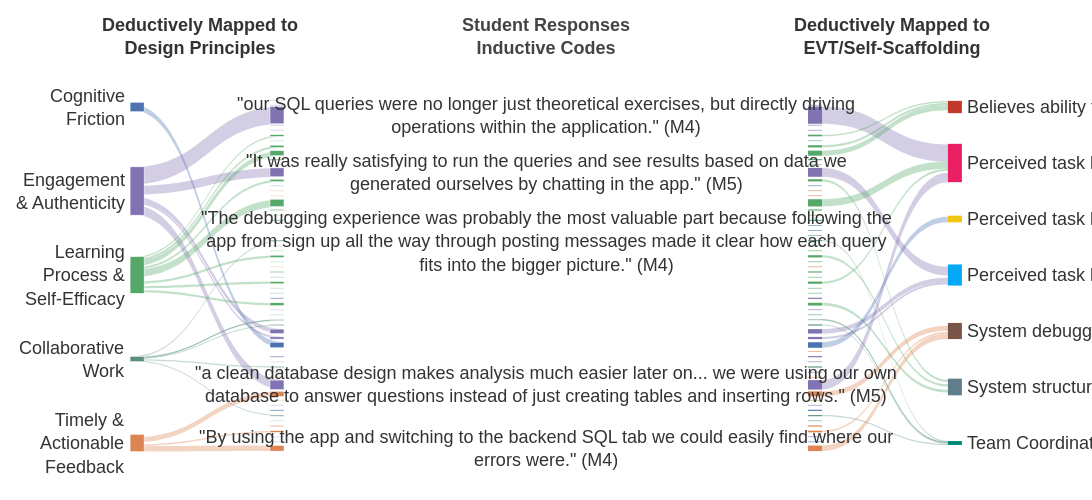

Notebook code cell kept with this figure:
### Code cell
## MAIN FIGURE — standalone (no CSV needed)
# Edit the lists and dictionaries below to change labels or counts.

import plotly.graph_objects as go

# ── Config ────────────────────────────────────────────────────────────────────
SHOW_MIN    = 2
ALWAYS_SHOW = ["team", "teamwork", "collaborat"]

n_dp, n_dc, n_sr = len(vis_dp), len(vis_dc), len(vis_sr)

# DC flow totals (needed for proportional y positioning)
dc_totals = {dc: sum(v for (dp, d), v in layer1.items() if d == dc) for dc in vis_dc}
dc_y = flow_proportional_y(vis_dc, dc_totals)

# ── Colour palettes ───────────────────────────────────────────────────────────
dp_color_list = ["#4C72B0", "#8172B2", "#55A868", "#5A8F7B", "#DD8452"]
dp_colors     = dp_color_list[:n_dp]
dp_color_map  = dict(zip(vis_dp, dp_colors))

def dominant_dp_color(dc_name):
    best = max(
        ((dp, v) for (dp, d), v in layer1.items() if d == dc_name),
        key=lambda x: x[1], default=(None, 0)
    )
    return dp_color_map.get(best[0], "#CCCCCC")

dc_colors  = [dominant_dp_color(dc) for dc in vis_dc]
sr_palette = ["#C0392B","#E91E63","#F1C40F","#03A9F4","#795548","#607D8B","#00897B","#FF7043"]
sr_colors  = sr_palette[:n_sr]

# ── Build links ───────────────────────────────────────────────────────────────
left_nodes = vis_dp + vis_dc
left_index = {n: i for i, n in enumerate(left_nodes)}
left_colors_nodes = dp_colors + dc_colors
left_x = [0.01]*n_dp + [0.99]*n_dc
left_y = col_y(n_dp) + dc_y

ls, lt, lv = [], [], []
for (dp, dc), v in layer1.items():
    if dp in left_index and dc in left_index:
        ls.append(left_index[dc]); lt.append(left_index[dp]); lv.append(v)

left_link_colors = [
    hex_to_rgba(left_colors_nodes[s])
    if (v > SHOW_MIN or matches(left_nodes[t], ALWAYS_SHOW) or matches(left_nodes[s], ALWAYS_SHOW))
    else "rgba(0,0,0,0)"
    for s, t, v in zip(ls, lt, lv)
]

all_sr_right = vis_sr + hide_sr
right_nodes  = vis_dc + all_sr_right
right_index  = {n: i for i, n in enumerate(right_nodes)}
right_colors_nodes = dc_colors + sr_colors + ["rgba(0,0,0,0)"]*len(hide_sr)
right_x = [0.01]*n_dc + [0.99]*n_sr + [0.99]*len(hide_sr)
right_y  = dc_y + col_y(n_sr) + [0.01]*len(hide_sr)

rs, rt, rv, right_link_colors = [], [], [], []
for (dc, sr), v in layer2.items():
    if dc not in right_index or sr not in right_index: continue
    is_ghost = sr in hide_sr
    visible  = not is_ghost and (v > SHOW_MIN or matches(dc, ALWAYS_SHOW) or matches(sr, ALWAYS_SHOW))
    rs.append(right_index[dc]); rt.append(right_index[sr]); rv.append(v)
    right_link_colors.append(hex_to_rgba(right_colors_nodes[right_index[dc]]) if visible else "rgba(0,0,0,0)")

# ── Figure ────────────────────────────────────────────────────────────────────
fig = go.Figure()

fig.add_trace(go.Sankey(
    domain=dict(x=[0.04, 0.2], y=[0, 1]),
    arrangement="fixed",
    node=dict(pad=8, thickness=14, line=dict(color="white", width=0.5),
              label=[""]*len(left_nodes), color=left_colors_nodes,
              x=left_x, y=left_y,
              hovertemplate="<b>%{label}</b><br>%{value}<extra></extra>"),
    link=dict(source=ls, target=lt, value=lv, color=left_link_colors,
              hovertemplate="<b>%{source.label}</b>→<b>%{target.label}</b><br>%{value}<extra></extra>"),
))

fig.add_trace(go.Sankey(
    domain=dict(x=[0.8, 0.96], y=[0, 1]),
    arrangement="fixed",
    node=dict(pad=8, thickness=14, line=dict(color="rgba(0,0,0,0)", width=0),
              label=[""]*len(right_nodes), color=right_colors_nodes,
              x=right_x, y=right_y,
              hovertemplate="<b>%{label}</b><br>%{value}<extra></extra>"),
    link=dict(source=rs, target=rt, value=rv, color=right_link_colors,
              hovertemplate="<b>%{source.label}</b>→<b>%{target.label}</b><br>%{value}<extra></extra>"),
))

fig.update_layout(
    font=dict(family="Arial", size=13, color="#333333"),
    paper_bgcolor="white",
    height=500, width=1600,
    margin=dict(l=100, r=100, t=100, b=50),
)

# ── Annotations ───────────────────────────────────────────────────────────────
# Plotly Sankey: y=0 is TOP; paper annotations: y=0 is BOTTOM → use (1 - y_pos).

fig.add_annotation(x=0.5,   y=1.25, xref="paper", yref="paper",
    text="<b>Student Responses<br>Inductive Codes</b>", showarrow=False,
    font=dict(size=18, color="#444"))
fig.add_annotation(x=0, y=1.25,  xref="paper", yref="paper",
    text="<b>Deductively Mapped to<br>Design Principles</b>", showarrow=False,
    font=dict(size=18, color="#333"))
fig.add_annotation(x=1,  y=1.25,  xref="paper", yref="paper",
    text="<b>Deductively Mapped to<br>EVT/Self-Scaffolding</b>", showarrow=False,
    font=dict(size=18, color="#333"))

# DC labels: show student quote if one is mapped, otherwise render in white (hidden)
dc_y_nudge = {
    # "Debugging and seeing functional chat app was rewarding": +0.05,
    "Holistic understanding of db to app interactions":       -0.11,
}
for dc, y_pos in zip(vis_dc, dc_y):
    quote = dc_quotes.get(dc)
    if quote:
        nudge      = dc_y_nudge.get(dc, 0)
        label_text  = wrap_text(quote, max_chars=86)
        fig.add_annotation(x=0.5, y=1 - y_pos + nudge, xref="paper", yref="paper",
            text=label_text, showarrow=False,
            font=dict(size=18, color="#333333"), #, family='cursive'),
            xanchor="center", yanchor="middle", align="center")


for dp, y_pos in zip(vis_dp, col_y(n_dp)):
    fig.add_annotation(x=0.03, y=1 - y_pos, xref="paper", yref="paper",
        text=CATEGORY_LABELS[dp], showarrow=False,
        font=dict(size=18, color="#333333"),
        xanchor="right", yanchor="middle", align="right")

for sr, y_pos in zip(vis_sr, col_y(n_sr)):
    fig.add_annotation(x=0.97, y=1 - y_pos, xref="paper", yref="paper",
        text=sr, showarrow=False,
        font=dict(size=18, color="#333333"),
        xanchor="left", yanchor="middle", align="left")


fig.write_html("sankey_standalone.html")
print("✅  Saved: sankey_standalone.html")
fig.show()

### Figure 1 — Plotly figure (JSON) as saved in the notebook; plotly's stock layout.template omitted (floating-point values rounded to 4 significant figures)
{"data": [{"arrangement": "fixed", "domain": {"x": [0.04, 0.2], "y": [0, 1]}, "link": {"color": ["rgba(0,0,0,0)", "rgba(0,0,0,0)", "rgba(0,0,0,0)", "rgba(76,114,176,0.35)", "rgba(0,0,0,0)", "rgba(0,0,0,0)", "rgba(0,0,0,0)", "rgba(0,0,0,0)", "rgba(129,114,178,0.35)", "rgba(0,0,0,0)", "rgba(0,0,0,0)", "rgba(129,114,178,0.35)", "rgba(0,0,0,0)", "rgba(0,0,0,0)", "rgba(0,0,0,0)", "rgba(129,114,178,0.35)", "rgba(129,114,178,0.35)", "rgba(0,0,0,0)", "rgba(0,0,0,0)", "rgba(129,114,178,0.35)", "rgba(0,0,0,0)", "rgba(0,0,0,0)", "rgba(0,0,0,0)", "rgba(85,168,104,0.35)", "rgba(0,0,0,0)", "rgba(85,168,104,0.35)", "rgba(85,168,104,0.35)", "rgba(0,0,0,0)", "rgba(0,0,0,0)", "rgba(85,168,104,0.35)", "rgba(85,168,104,0.35)", "rgba(0,0,0,0)", "rgba(0,0,0,0)", "rgba(0,0,0,0)", "rgba(0,0,0,0)", "rgba(0,0,0,0)", "rgba(0,0,0,0)", "rgba(85,168,104,0.35)", "rgba(0,0,0,0)", "rgba(0,0,0,0)", "rgba(0,0,0,0)", "rgba(85,168,104,0.35)", "rgba(0,0,0,0)", "rgba(0,0,0,0)", "rgba(0,0,0,0)", "rgba(85,168,104,0.35)", "rgba(0,0,0,0)", "rgba(0,0,0,0)", "rgba(90,143,123,0.35)", "rgba(90,143,123,0.35)", "rgba(90,143,123,0.35)", "rgba(90,143,123,0.35)", "rgba(90,143,123,0.35)", "rgba(0,0,0,0)", "rgba(0,0,0,0)", "rgba(0,0,0,0)", "rgba(0,0,0,0)", "rgba(0,0,0,0)", "rgba(0,0,0,0)", "rgba(221,132,82,0.35)", "rgba(0,0,0,0)", "rgba(0,0,0,0)", "rgba(221,132,82,0.35)", "rgba(221,132,82,0.35)"], "hovertemplate": "<b>%{source.label}</b>→<b>%{target.label}</b><br>%{value}<extra></extra>", "source": [18, 25, 26, 47, 52, 58, 64, 6, 7, 8, 9, 16, 39, 40, 41, 45, 46, 49, 50, 54, 57, 63, 5, 10, 11, 12, 13, 14, 15, 17, 21, 22, 23, 24, 27, 29, 30, 31, 32, 34, 35, 36, 37, 38, 39, 40, 42, 60, 28, 43, 44, 51, 59, 14, 19, 20, 33, 48, 53, 55, 56, 61, 62, 65], "target": [0, 0, 0, 0, 0, 0, 0, 1, 1, 1, 1, 1, 1, 1, 1, 1, 1, 1, 1, 1, 1, 1, 2, 2, 2, 2, 2, 2, 2, 2, 2, 2, 2, 2, 2, 2, 2, 2, 2, 2, 2, 2, 2, 2, 2, 2, 2, 2, 3, 3, 3, 3, 3, 4, 4, 4, 4, 4, 4, 4, 4, 4, 4, 4], "value": [1, 1, 1, 10, 1, 2, 1, 1, 31, 1, 1, 16, 1, 1, 1, 8, 4, 2, 1, 17, 1, 1, 1, 3, 1, 4, 9, 1, 1, 4, 13, 2, 1, 2, 1, 1, 1, 4, 1, 2, 1, 4, 1, 1, 1, 4, 1, 1, 2, 1, 2, 2, 2, 1, 1, 1, 1, 1, 1, 9, 1, 2, 3, 10]}, "node": {"color": ["#4C72B0", "#8172B2", "#55A868", "#5A8F7B", "#DD8452", "#55A868", "#8172B2", "#8172B2", "#8172B2", "#8172B2", "#55A868", "#55A868", "#55A868", "#55A868", "#55A868", "#55A868", "#8172B2", "#55A868", "#4C72B0", "#DD8452", "#DD8452", "#55A868", "#55A868", "#55A868", "#55A868", "#4C72B0", "#4C72B0", "#55A868", "#5A8F7B", "#55A868", "#55A868", "#55A868", "#55A868", "#DD8452", "#55A868", "#55A868", "#55A868", "#55A868", "#55A868", "#8172B2", "#55A868", "#8172B2", "#55A868", "#5A8F7B", "#5A8F7B", "#8172B2", "#8172B2", "#4C72B0", "#DD8452", "#8172B2", "#8172B2", "#5A8F7B", "#4C72B0", "#DD8452", "#8172B2", "#DD8452", "#DD8452", "#8172B2", "#4C72B0", "#5A8F7B", "#55A868", "#DD8452", "#DD8452", "#8172B2", "#4C72B0", "#DD8452"], "hovertemplate": "<b>%{label}</b><br>%{value}<extra></extra>", "label": ["", "", "", "", "", "", "", "", "", "", "", "", "", "", "", "", "", "", "", "", "", "", "", "", "", "", "", "", "", "", "", "", "", "", "", "", "", "", "", "", "", "", "", "", "", "", "", "", "", "", "", "", "", "", "", "", "", "", "", "", "", "", "", "", "", ""], "line": {"color": "white", "width": 0.5}, "pad": 8, "thickness": 14, "x": [0.01, 0.01, 0.01, 0.01, 0.01, 0.99, 0.99, 0.99, 0.99, 0.99, 0.99, 0.99, 0.99, 0.99, 0.99, 0.99, 0.99, 0.99, 0.99, 0.99, 0.99, 0.99, 0.99, 0.99, 0.99, 0.99, 0.99, 0.99, 0.99, 0.99, 0.99, 0.99, 0.99, 0.99, 0.99, 0.99, 0.99, 0.99, 0.99, 0.99, 0.99, 0.99, 0.99, 0.99, 0.99, 0.99, 0.99, 0.99, 0.99, 0.99, 0.99, 0.99, 0.99, 0.99, 0.99, 0.99, 0.99, 0.99, 0.99, 0.99, 0.99, 0.99, 0.99, 0.99, 0.99, 0.99], "y": [0.02, 0.26, 0.5, 0.74, 0.98, 0.0004762, 0.01476, 0.04333, 0.0719, 0.08619, 0.1014, 0.1167, 0.1324, 0.1519, 0.1705, 0.1852, 0.2067, 0.2295, 0.2452, 0.2595, 0.2738, 0.2938, 0.3143, 0.329, 0.3438, 0.3586, 0.3729, 0.3871, 0.4019, 0.4167, 0.431, 0.4467, 0.4624, 0.4767, 0.4914, 0.5062, 0.5219, 0.5376, 0.5519, 0.5667, 0.5833, 0.5995, 0.6138, 0.6281, 0.6429, 0.661, 0.68, 0.7, 0.7186, 0.7333, 0.7481, 0.7629, 0.7776, 0.7919, 0.8138, 0.8395, 0.8576, 0.8719, 0.8867, 0.9019, 0.9167, 0.9314, 0.9471, 0.9624, 0.9767, 0.9952]}, "type": "sankey"}, {"arrangement": "fixed", "domain": {"x": [0.8, 0.96], "y": [0, 1]}, "link": {"color": ["rgba(0,0,0,0)", "rgba(0,0,0,0)", "rgba(129,114,178,0.35)", "rgba(0,0,0,0)", "rgba(0,0,0,0)", "rgba(85,168,104,0.35)", "rgba(0,0,0,0)", "rgba(85,168,104,0.35)", "rgba(85,168,104,0.35)", "rgba(0,0,0,0)", "rgba(0,0,0,0)", "rgba(129,114,178,0.35)", "rgba(85,168,104,0.35)", "rgba(0,0,0,0)", "rgba(0,0,0,0)", "rgba(0,0,0,0)", "rgba(85,168,104,0.35)", "rgba(0,0,0,0)", "rgba(0,0,0,0)", "rgba(0,0,0,0)", "rgba(0,0,0,0)", "rgba(0,0,0,0)", "rgba(0,0,0,0)", "rgba(90,143,123,0.35)", "rgba(0,0,0,0)", "rgba(0,0,0,0)", "rgba(85,168,104,0.35)", "rgba(0,0,0,0)", "rgba(0,0,0,0)", "rgba(0,0,0,0)", "rgba(0,0,0,0)", "rgba(85,168,104,0.35)", "rgba(0,0,0,0)", "rgba(0,0,0,0)", "rgba(0,0,0,0)", "rgba(85,168,104,0.35)", "rgba(0,0,0,0)", "rgba(0,0,0,0)", "rgba(90,143,123,0.35)", "rgba(90,143,123,0.35)", "rgba(129,114,178,0.35)", "rgba(129,114,178,0.35)", "rgba(76,114,176,0.35)", "rgba(0,0,0,0)", "rgba(0,0,0,0)", "rgba(0,0,0,0)", "rgba(0,0,0,0)", "rgba(0,0,0,0)", "rgba(0,0,0,0)", "rgba(129,114,178,0.35)", "rgba(221,132,82,0.35)", "rgba(0,0,0,0)", "rgba(0,0,0,0)", "rgba(0,0,0,0)", "rgba(90,143,123,0.35)", "rgba(0,0,0,0)", "rgba(0,0,0,0)", "rgba(221,132,82,0.35)", "rgba(0,0,0,0)", "rgba(0,0,0,0)", "rgba(221,132,82,0.35)"], "hovertemplate": "<b>%{source.label}</b>→<b>%{target.label}</b><br>%{value}<extra></extra>", "source": [0, 1, 2, 3, 4, 5, 6, 7, 8, 9, 10, 11, 12, 13, 14, 15, 16, 17, 18, 19, 20, 21, 22, 23, 24, 25, 26, 27, 28, 29, 30, 31, 32, 33, 34, 35, 36, 37, 38, 39, 40, 41, 42, 43, 44, 45, 46, 47, 48, 49, 50, 51, 52, 53, 54, 55, 56, 57, 58, 59, 60], "target": [66, 62, 62, 64, 64, 61, 61, 61, 61, 64, 66, 64, 66, 68, 65, 68, 62, 61, 66, 61, 63, 63, 66, 67, 66, 66, 66, 66, 66, 64, 64, 62, 66, 66, 66, 66, 64, 66, 67, 67, 64, 64, 63, 65, 62, 62, 65, 61, 65, 62, 65, 66, 64, 66, 67, 66, 65, 65, 64, 68, 65], "value": [1, 1, 31, 1, 1, 3, 1, 4, 9, 2, 1, 16, 4, 1, 1, 1, 13, 2, 1, 2, 1, 1, 1, 2, 1, 1, 4, 1, 1, 2, 1, 4, 1, 1, 2, 5, 1, 1, 1, 2, 8, 4, 10, 1, 2, 1, 2, 1, 1, 17, 9, 1, 1, 2, 2, 1, 2, 3, 1, 1, 10]}, "node": {"color": ["#55A868", "#8172B2", "#8172B2", "#8172B2", "#8172B2", "#55A868", "#55A868", "#55A868", "#55A868", "#55A868", "#55A868", "#8172B2", "#55A868", "#4C72B0", "#DD8452", "#DD8452", "#55A868", "#55A868", "#55A868", "#55A868", "#4C72B0", "#4C72B0", "#55A868", "#5A8F7B", "#55A868", "#55A868", "#55A868", "#55A868", "#DD8452", "#55A868", "#55A868", "#55A868", "#55A868", "#55A868", "#8172B2", "#55A868", "#8172B2", "#55A868", "#5A8F7B", "#5A8F7B", "#8172B2", "#8172B2", "#4C72B0", "#DD8452", "#8172B2", "#8172B2", "#5A8F7B", "#4C72B0", "#DD8452", "#8172B2", "#DD8452", "#DD8452", "#8172B2", "#4C72B0", "#5A8F7B", "#55A868", "#DD8452", "#DD8452", "#8172B2", "#4C72B0", "#DD8452", "#C0392B", "#E91E63", "#F1C40F", "#03A9F4", "#795548", "#607D8B", "#00897B", "rgba(0,0,0,0)"], "hovertemplate": "<b>%{label}</b><br>%{value}<extra></extra>", "label": ["", "", "", "", "", "", "", "", "", "", "", "", "", "", "", "", "", "", "", "", "", "", "", "", "", "", "", "", "", "", "", "", "", "", "", "", "", "", "", "", "", "", "", "", "", "", "", "", "", "", "", "", "", "", "", "", "", "", "", "", "", "", "", "", "", "", "", "", ""], "line": {"color": "rgba(0,0,0,0)", "width": 0}, "pad": 8, "thickness": 14, "x": [0.01, 0.01, 0.01, 0.01, 0.01, 0.01, 0.01, 0.01, 0.01, 0.01, 0.01, 0.01, 0.01, 0.01, 0.01, 0.01, 0.01, 0.01, 0.01, 0.01, 0.01, 0.01, 0.01, 0.01, 0.01, 0.01, 0.01, 0.01, 0.01, 0.01, 0.01, 0.01, 0.01, 0.01, 0.01, 0.01, 0.01, 0.01, 0.01, 0.01, 0.01, 0.01, 0.01, 0.01, 0.01, 0.01, 0.01, 0.01, 0.01, 0.01, 0.01, 0.01, 0.01, 0.01, 0.01, 0.01, 0.01, 0.01, 0.01, 0.01, 0.01, 0.99, 0.99, 0.99, 0.99, 0.99, 0.99, 0.99, 0.99], "y": [0.0004762, 0.01476, 0.04333, 0.0719, 0.08619, 0.1014, 0.1167, 0.1324, 0.1519, 0.1705, 0.1852, 0.2067, 0.2295, 0.2452, 0.2595, 0.2738, 0.2938, 0.3143, 0.329, 0.3438, 0.3586, 0.3729, 0.3871, 0.4019, 0.4167, 0.431, 0.4467, 0.4624, 0.4767, 0.4914, 0.5062, 0.5219, 0.5376, 0.5519, 0.5667, 0.5833, 0.5995, 0.6138, 0.6281, 0.6429, 0.661, 0.68, 0.7, 0.7186, 0.7333, 0.7481, 0.7629, 0.7776, 0.7919, 0.8138, 0.8395, 0.8576, 0.8719, 0.8867, 0.9019, 0.9167, 0.9314, 0.9471, 0.9624, 0.9767, 0.9952, 0.02, 0.18, 0.34, 0.5, 0.66, 0.82, 0.98, 0.01]}, "type": "sankey"}], "layout": {"annotations": [{"font": {"color": "#444", "size": 18}, "showarrow": false, "text": "<b>Student Responses<br>Inductive Codes</b>", "x": 0.5, "xref": "paper", "y": 1.25, "yref": "paper"}, {"font": {"color": "#333", "size": 18}, "showarrow": false, "text": "<b>Deductively Mapped to<br>Design Principles</b>", "x": 0, "xref": "paper", "y": 1.25, "yref": "paper"}, {"font": {"color": "#333", "size": 18}, "showarrow": false, "text": "<b>Deductively Mapped to<br>EVT/Self-Scaffolding</b>", "x": 1, "xref": "paper", "y": 1.25, "yref": "paper"}, {"align": "center", "font": {"color": "#333333", "size": 18}, "showarrow": false, "text": "\"our SQL queries were no longer just theoretical exercises, but directly driving<br>operations within the application.\" (M4)", "x": 0.5, "xanchor": "center", "xref": "paper", "y": 0.9567, "yanchor": "middle", "yref": "paper"}, {"align": "center", "font": {"color": "#333333", "size": 18}, "showarrow": false, "text": "\"It was really satisfying to run the queries and see results based on data we<br>generated ourselves by chatting in the app.\" (M5)", "x": 0.5, "xanchor": "center", "xref": "paper", "y": 0.7933, "yanchor": "middle", "yref": "paper"}, {"align": "center", "font": {"color": "#333333", "size": 18}, "showarrow": false, "text": "\"The debugging experience was probably the most valuable part because following the<br>app from sign up all the way through posting messages made it clear how each query<br>fits into the bigger picture.\" (M4)", "x": 0.5, "xanchor": "center", "xref": "paper", "y": 0.5962, "yanchor": "middle", "yref": "paper"}, {"align": "center", "font": {"color": "#333333", "size": 18}, "showarrow": false, "text": "\"a clean database design makes analysis much easier later on... we were using our own<br>database to answer questions instead of just creating tables and inserting rows.\" (M5)", "x": 0.5, "xanchor": "center", "xref": "paper", "y": 0.1862, "yanchor": "middle", "yref": "paper"}, {"align": "center", "font": {"color": "#333333", "size": 18}, "showarrow": false, "text": "\"By using the app and switching to the backend SQL tab we could easily find where our<br>errors were.\" (M4)", "x": 0.5, "xanchor": "center", "xref": "paper", "y": 0.004762, "yanchor": "middle", "yref": "paper"}, {"align": "right", "font": {"color": "#333333", "size": 18}, "showarrow": false, "text": "Cognitive<br>Friction", "x": 0.03, "xanchor": "right", "xref": "paper", "y": 0.98, "yanchor": "middle", "yref": "paper"}, {"align": "right", "font": {"color": "#333333", "size": 18}, "showarrow": false, "text": "Engagement<br>& Authenticity", "x": 0.03, "xanchor": "right", "xref": "paper", "y": 0.74, "yanchor": "middle", "yref": "paper"}, {"align": "right", "font": {"color": "#333333", "size": 18}, "showarrow": false, "text": "Learning<br>Process &<br>Self-Efficacy", "x": 0.03, "xanchor": "right", "xref": "paper", "y": 0.5, "yanchor": "middle", "yref": "paper"}, {"align": "right", "font": {"color": "#333333", "size": 18}, "showarrow": false, "text": "Collaborative<br>Work", "x": 0.03, "xanchor": "right", "xref": "paper", "y": 0.26, "yanchor": "middle", "yref": "paper"}, {"align": "right", "font": {"color": "#333333", "size": 18}, "showarrow": false, "text": "Timely &<br>Actionable<br>Feedback", "x": 0.03, "xanchor": "right", "xref": "paper", "y": 0.02, "yanchor": "middle", "yref": "paper"}, {"align": "left", "font": {"color": "#333333", "size": 18}, "showarrow": false, "text": "Believes ability to succeed task", "x": 0.97, "xanchor": "left", "xref": "paper", "y": 0.98, "yanchor": "middle", "yref": "paper"}, {"align": "left", "font": {"color": "#333333", "size": 18}, "showarrow": false, "text": "Perceived task has utility value (future use and applicable beyond course)", "x": 0.97, "xanchor": "left", "xref": "paper", "y": 0.82, "yanchor": "middle", "yref": "paper"}, {"align": "left", "font": {"color": "#333333", "size": 18}, "showarrow": false, "text": "Perceived task has value cost (negative aspects of engaging in the task)", "x": 0.97, "xanchor": "left", "xref": "paper", "y": 0.66, "yanchor": "middle", "yref": "paper"}, {"align": "left", "font": {"color": "#333333", "size": 18}, "showarrow": false, "text": "Perceived task having instrinsic value (enjoyment)", "x": 0.97, "xanchor": "left", "xref": "paper", "y": 0.5, "yanchor": "middle", "yref": "paper"}, {"align": "left", "font": {"color": "#333333", "size": 18}, "showarrow": false, "text": "System debugging effectiveness", "x": 0.97, "xanchor": "left", "xref": "paper", "y": 0.34, "yanchor": "middle", "yref": "paper"}, {"align": "left", "font": {"color": "#333333", "size": 18}, "showarrow": false, "text": "System structure helps comprehension", "x": 0.97, "xanchor": "left", "xref": "paper", "y": 0.18, "yanchor": "middle", "yref": "paper"}, {"align": "left", "font": {"color": "#333333", "size": 18}, "showarrow": false, "text": "Team Coordination", "x": 0.97, "xanchor": "left", "xref": "paper", "y": 0.02, "yanchor": "middle", "yref": "paper"}], "font": {"color": "#333333", "family": "Arial", "size": 13}, "height": 500, "margin": {"b": 50, "l": 100, "r": 100, "t": 100}, "paper_bgcolor": "white", "width": 1600}}
